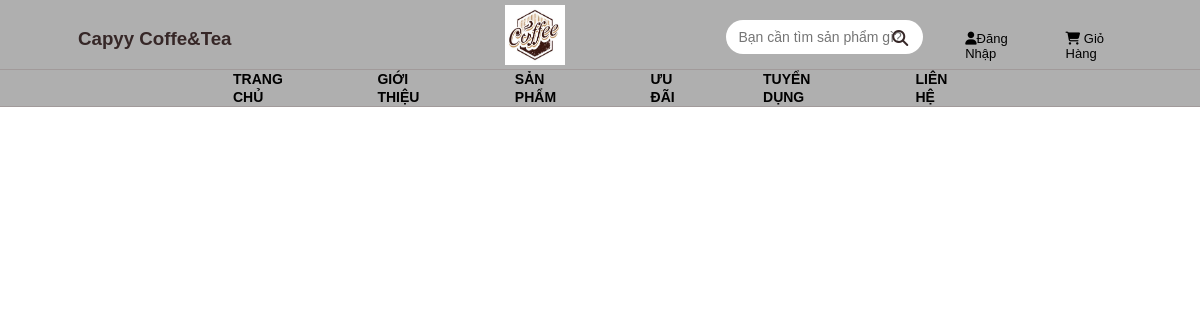
The app's page /gr1/assets/menu.php with its own data.
### tables this page shows
CREATE TABLE `tbl_category` (
  `category_id` int(11) NOT NULL,
  `category_name` varchar(255) NOT NULL
);

### gr1/assets/database.php (called while the page is built, shortened)
<?php
Class Database{
    public $host = DB_HOST;
    public $user = DB_USER;
    public $pass = DB_PASS;
    public $dbname = DB_NAME;
    public $link;
    private function connectDB(){
        $this->link = new mysqli($this->host, $this->user, $this->pass, $this->dbname);
        if($this->link){
            return false;
        }
    }
    public function select($query) {
        $result = $this->link->query($query) or
        die($this->link->error.__LINE__);
        if($result->num_rows > 0){
            return $result;
        } else {
            return false;
        }
    }
}
?>

### gr1/assets/class/category_class.php (called while the page is built, shortened)
<?php
require_once "database.php"
?>
<?php
class category{
    private $db;
    public function __construct(){
        $this -> db = new Database();
    }
    public function show_category(){
        $query = "SELECT * FROM tbl_category";
        $result = $this -> db -> select($query);
        return $result;
    }
}
?>

### gr1/assets/menu.php (the view, shortened to what this page needs)
<?php
include "header_top.php";
include "class/category_class.php";
$category = new Category();
$categories = $category->show_category();
?>
<div class="h_menu">
    <?php
    if ($categories) {
        while ($show_cate = $categories->fetch_assoc()) {
            echo '<li><a href="home.php?category_id=' . $show_cate['category_id'].'"> ' . $show_cate['category_name'] . '</a>';
            echo '</li>';
        }
    }
    ?>
</div>

### gr1/assets/css/style.css (style rules this page uses)
* { margin: 0; padding: 0; box-sizing: border-box; font-family: Arial,Helvetica, Sans-Serif; }
li { list-style: none; padding: 5px; }
a { text-decoration: none; color: #000000; }
.h_menu { display:flex; background-color: #afafaf; height: 37px; align-items: center; justify-content: space-between; padding: 0 200px; border-bottom: 1.5px solid #a19a9a }
.h_menu li { display: inline-block; padding: 11px 33px; position: relative; cursor: pointer; }
.h_menu li a { font-size: 14px; font-weight: bold; }
.h_menu a { text-decoration: none; font-size: 1rem; }

### records on screen
tbl_category: category_name "TRANG CHỦ"
tbl_category: category_name "GIỚI THIỆU"
tbl_category: category_name "SẢN PHẨM"
tbl_category: category_name "ƯU ĐÃI"
tbl_category: category_name "TUYỂN DỤNG"
tbl_category: category_name "LIÊN HỆ"
